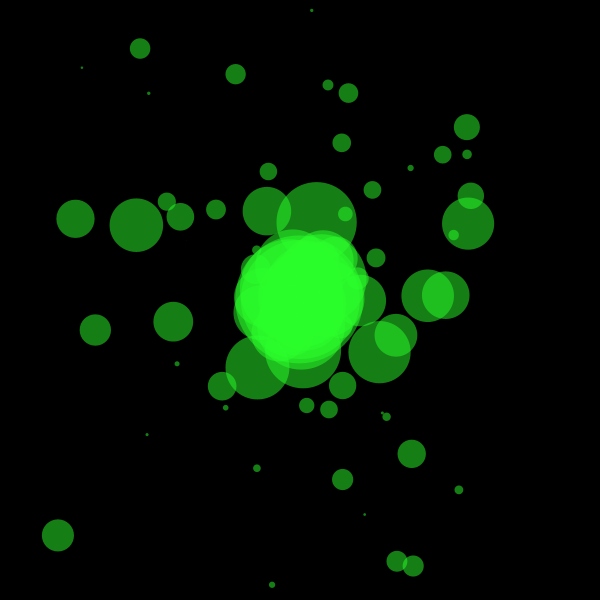
Frame 1 (no input)
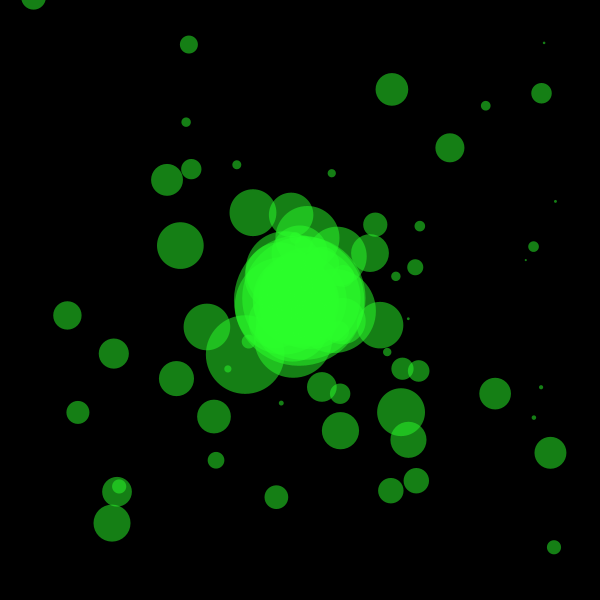
Frame 2 (the mouse pressed at the canvas centre, redrawn once)

The Processing sketch that drew these frames (run headless with seeded random() and noise(); the mouse was pressed at the canvas centre and the sketch redrawn once):

// Processing sketch: bubble
// ── bubble.pde
int w = 600;
int h = 600;
int nw = 1;
int sw = 4;// 

void settings() {
  size(w, h);
}

void setup() {
  colorMode(HSB, 360);
}

void draw() {
  background(0);
  bubble(300, 300);
  noLoop();
}

void bubble(int x, int y) {
  // Each frame in the function
  fill(120, 300, 360, 180);
  noStroke();
  for (int fr = 0; fr < 24; fr++) {
    for (int i = 0; i < 5; i++) {
      float x_noise = random(-pow(fr+1, 2)*nw, pow(fr+1, 2)*nw);
      float y_noise = random(-pow(fr+1, 2)*nw, pow(fr+1, 2)*nw);
      float size = random(-pow(24 - fr, 1.1)*sw, pow(24 - fr, 1.1)*sw);
      circle(x + x_noise, y + y_noise, size);
    }
  }
}
